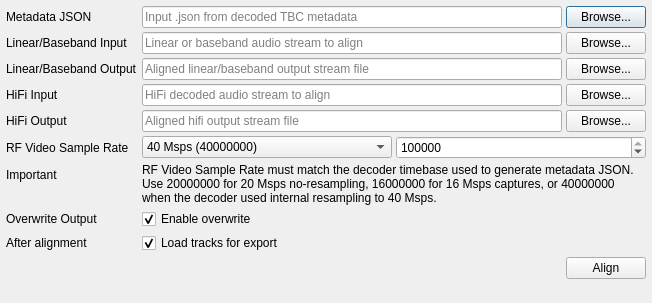
<?xml version="1.0" encoding="UTF-8"?>
<ui version="4.0">
 <class>AudioAlignmentDialog</class>
 <widget class="QDialog" name="AudioAlignmentDialog">
  <property name="geometry">
   <rect>
    <x>0</x>
    <y>0</y>
    <width>700</width>
    <height>450</height>
   </rect>
  </property>
  <property name="windowTitle">
   <string>Auto Audio Align</string>
  </property>
  <layout class="QVBoxLayout" name="mainLayout">
   <property name="spacing">
    <number>4</number>
   </property>
   <property name="sizeConstraint">
    <enum>QLayout::SetFixedSize</enum>
   </property>
   <property name="leftMargin">
    <number>6</number>
   </property>
   <property name="topMargin">
    <number>6</number>
   </property>
   <property name="rightMargin">
    <number>6</number>
   </property>
   <property name="bottomMargin">
    <number>6</number>
   </property>
   <item>
    <layout class="QFormLayout" name="formLayout">
     <property name="horizontalSpacing">
      <number>4</number>
     </property>
     <property name="verticalSpacing">
      <number>4</number>
     </property>
     <property name="fieldGrowthPolicy">
      <enum>QFormLayout::AllNonFixedFieldsGrow</enum>
     </property>
     <item row="0" column="0">
      <widget class="QLabel" name="jsonLabel">
       <property name="text">
        <string>Metadata JSON</string>
       </property>
      </widget>
     </item>
     <item row="0" column="1">
      <layout class="QHBoxLayout" name="jsonLayout">
       <item>
        <widget class="QLineEdit" name="jsonLineEdit">
         <property name="minimumSize">
          <size>
           <width>420</width>
           <height>0</height>
          </size>
         </property>
         <property name="placeholderText">
          <string>Input .json from decoded TBC metadata</string>
         </property>
        </widget>
       </item>
       <item>
        <widget class="QPushButton" name="jsonBrowseButton">
         <property name="text">
          <string>Browse...</string>
         </property>
        </widget>
       </item>
      </layout>
     </item>
     <item row="1" column="0">
      <widget class="QLabel" name="linearInputLabel">
       <property name="text">
        <string>Linear/Baseband Input</string>
       </property>
      </widget>
     </item>
     <item row="1" column="1">
      <layout class="QHBoxLayout" name="linearInputLayout">
       <item>
        <widget class="QLineEdit" name="linearInputLineEdit">
         <property name="placeholderText">
          <string>Linear or baseband audio stream to align</string>
         </property>
        </widget>
       </item>
       <item>
        <widget class="QPushButton" name="linearInputBrowseButton">
         <property name="text">
          <string>Browse...</string>
         </property>
        </widget>
       </item>
      </layout>
     </item>
     <item row="2" column="0">
      <widget class="QLabel" name="linearOutputLabel">
       <property name="text">
        <string>Linear/Baseband Output</string>
       </property>
      </widget>
     </item>
     <item row="2" column="1">
      <layout class="QHBoxLayout" name="linearOutputLayout">
       <item>
        <widget class="QLineEdit" name="linearOutputLineEdit">
         <property name="placeholderText">
          <string>Aligned linear/baseband output stream file</string>
         </property>
        </widget>
       </item>
       <item>
        <widget class="QPushButton" name="linearOutputBrowseButton">
         <property name="text">
          <string>Browse...</string>
         </property>
        </widget>
       </item>
      </layout>
     </item>
     <item row="3" column="0">
      <widget class="QLabel" name="hifiInputLabel">
       <property name="text">
        <string>HiFi Input</string>
       </property>
      </widget>
     </item>
     <item row="3" column="1">
      <layout class="QHBoxLayout" name="hifiInputLayout">
       <item>
        <widget class="QLineEdit" name="hifiInputLineEdit">
         <property name="placeholderText">
          <string>HiFi decoded audio stream to align</string>
         </property>
        </widget>
       </item>
       <item>
        <widget class="QPushButton" name="hifiInputBrowseButton">
         <property name="text">
          <string>Browse...</string>
         </property>
        </widget>
       </item>
      </layout>
     </item>
     <item row="4" column="0">
      <widget class="QLabel" name="hifiOutputLabel">
       <property name="text">
        <string>HiFi Output</string>
       </property>
      </widget>
     </item>
     <item row="4" column="1">
      <layout class="QHBoxLayout" name="hifiOutputLayout">
       <item>
        <widget class="QLineEdit" name="hifiOutputLineEdit">
         <property name="placeholderText">
          <string>Aligned hifi output stream file</string>
         </property>
        </widget>
       </item>
       <item>
        <widget class="QPushButton" name="hifiOutputBrowseButton">
         <property name="text">
          <string>Browse...</string>
         </property>
        </widget>
       </item>
      </layout>
     </item>
     <item row="5" column="0">
      <widget class="QLabel" name="rfVideoRatePresetLabel">
       <property name="text">
        <string>RF Video Sample Rate</string>
       </property>
      </widget>
     </item>
     <item row="5" column="1">
      <layout class="QHBoxLayout" name="rfVideoRateLayout">
       <item>
        <widget class="QComboBox" name="rfVideoRatePresetComboBox">
         <item>
          <property name="text">
           <string>40 Msps (40000000)</string>
          </property>
         </item>
         <item>
          <property name="text">
           <string>20 Msps (20000000)</string>
          </property>
         </item>
         <item>
          <property name="text">
           <string>16 Msps (16000000)</string>
          </property>
         </item>
         <item>
          <property name="text">
           <string>Custom</string>
          </property>
         </item>
        </widget>
       </item>
       <item>
        <widget class="QSpinBox" name="rfVideoSampleRateCustomSpinBox">
         <property name="minimum">
          <number>1</number>
         </property>
         <property name="maximum">
          <number>1000000000</number>
         </property>
         <property name="singleStep">
          <number>100000</number>
         </property>
         <property name="value">
          <number>40000000</number>
         </property>
        </widget>
       </item>
      </layout>
     </item>
     <item row="6" column="0">
      <widget class="QLabel" name="rfRateWarningTitleLabel">
       <property name="text">
        <string>Important</string>
       </property>
      </widget>
     </item>
     <item row="6" column="1">
      <widget class="QLabel" name="rfRateWarningLabel">
       <property name="text">
        <string>RF Video Sample Rate must match the decoder timebase used to generate metadata JSON. Use 20000000 for 20 Msps no-resampling, 16000000 for 16 Msps captures, or 40000000 when the decoder used internal resampling to 40 Msps.</string>
       </property>
       <property name="wordWrap">
        <bool>true</bool>
       </property>
      </widget>
     </item>
     <item row="7" column="0">
      <widget class="QLabel" name="overwriteLabel">
       <property name="text">
        <string>Overwrite Output</string>
       </property>
      </widget>
     </item>
     <item row="7" column="1">
      <widget class="QCheckBox" name="overwriteCheckBox">
       <property name="text">
        <string>Enable overwrite</string>
       </property>
       <property name="checked">
        <bool>true</bool>
       </property>
      </widget>
     </item>
     <item row="8" column="0">
      <widget class="QLabel" name="loadTracksForExportLabel">
       <property name="text">
        <string>After alignment</string>
       </property>
      </widget>
     </item>
     <item row="8" column="1">
      <widget class="QCheckBox" name="loadTracksForExportCheckBox">
       <property name="text">
        <string>Load tracks for export</string>
       </property>
       <property name="checked">
        <bool>true</bool>
       </property>
      </widget>
     </item>
    </layout>
   </item>
   <item>
    <layout class="QHBoxLayout" name="actionLayout">
     <item>
      <spacer name="actionSpacer">
       <property name="orientation">
        <enum>Qt::Horizontal</enum>
       </property>
       <property name="sizeHint" stdset="0">
        <size>
         <width>40</width>
         <height>20</height>
        </size>
       </property>
      </spacer>
     </item>
     <item>
      <widget class="QPushButton" name="alignButton">
       <property name="text">
        <string>Align</string>
       </property>
      </widget>
     </item>
    </layout>
   </item>
   <item>
    <widget class="QLabel" name="statusLabel">
     <property name="sizePolicy">
      <sizepolicy hsizetype="Preferred" vsizetype="Fixed">
       <horstretch>0</horstretch>
       <verstretch>0</verstretch>
      </sizepolicy>
     </property>
     <property name="text">
      <string/>
     </property>
     <property name="wordWrap">
      <bool>true</bool>
     </property>
    </widget>
   </item>
  </layout>
 </widget>
 <connections/>
</ui>
